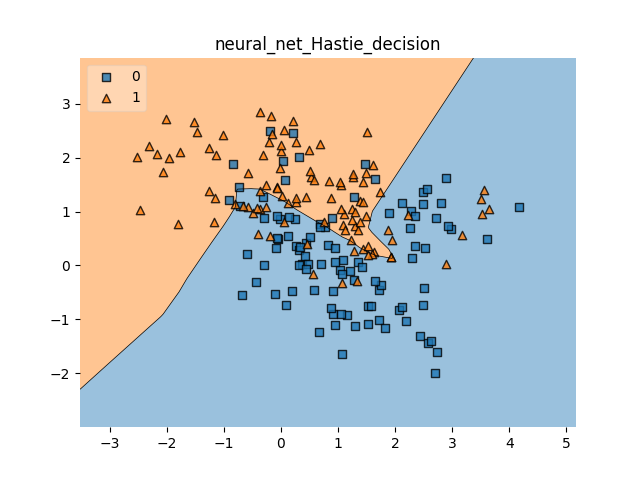

This chart was generated by the following Python code:
from tensorflow.keras.models import Sequential
from tensorflow.keras.layers import Dense
import pandas as pd
import matplotlib.pyplot as plt
import numpy as np
from sklearn.model_selection import train_test_split
from mlxtend.plotting import plot_decision_regions

dataset=np.load("Hastie-data.npy")
X=dataset[:,:-1]
Y=dataset[:,-1]
print(X)



#X_train, X_test, Y_train, Y_test = train_test_split(X, Y, test_size=0.3, random_state=0)
#print(X_train)

model = Sequential()
model.add(Dense(100,activation = 'relu',input_dim = 2))
model.add(Dense(1,activation = 'sigmoid'))
model.compile(optimizer='adam', loss='binary_crossentropy')
model.fit(x=X, y=Y, epochs=500, batch_size=25, validation_split=0.2)
#prediction=model.predict(X_test)
plot_decision_regions(X=X, y=Y.astype(np.int_),clf=model,legend=2)
plt.title("neural_net_Hastie_decision")
plt.show()
